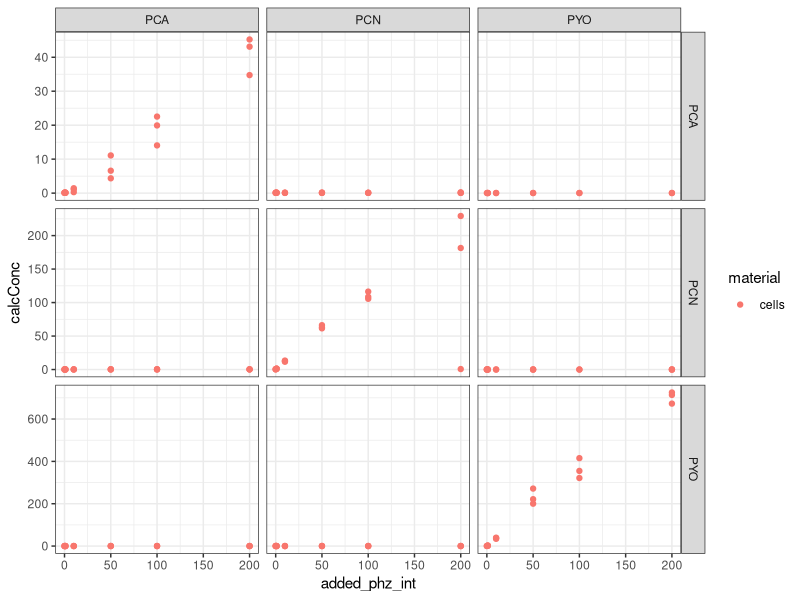
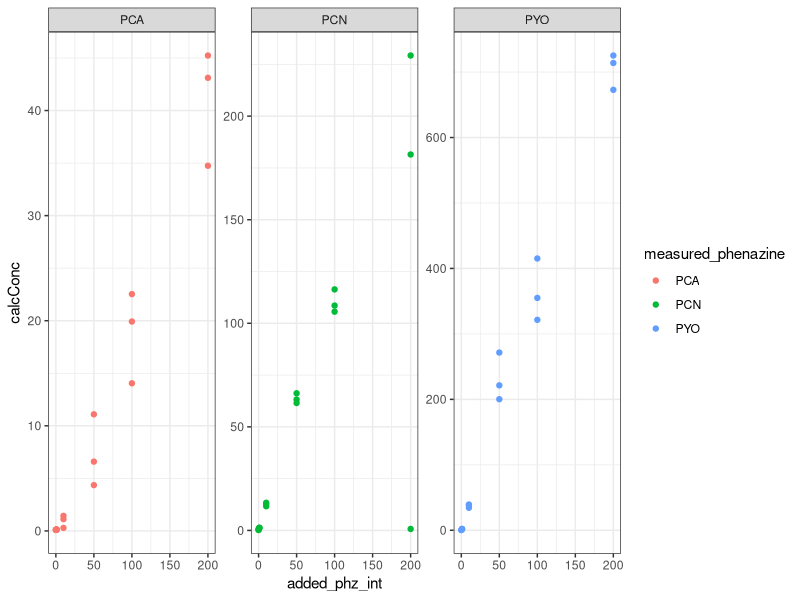
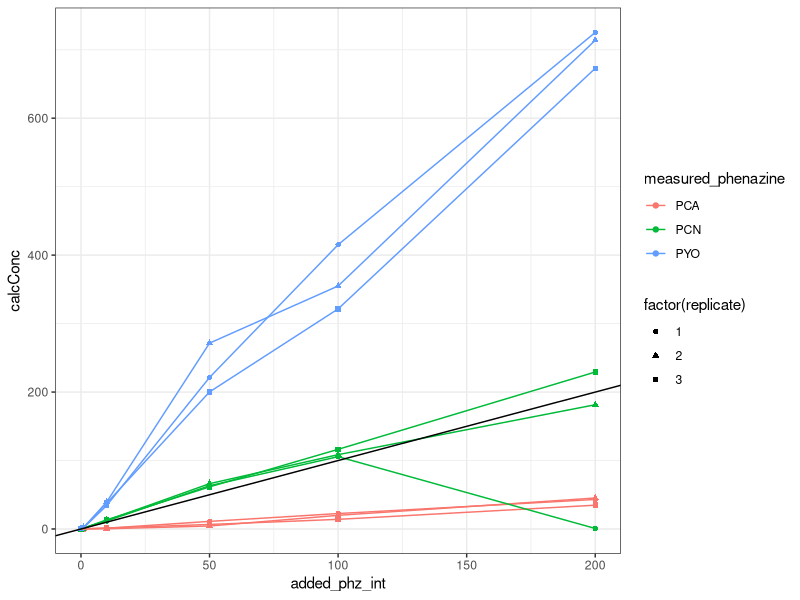
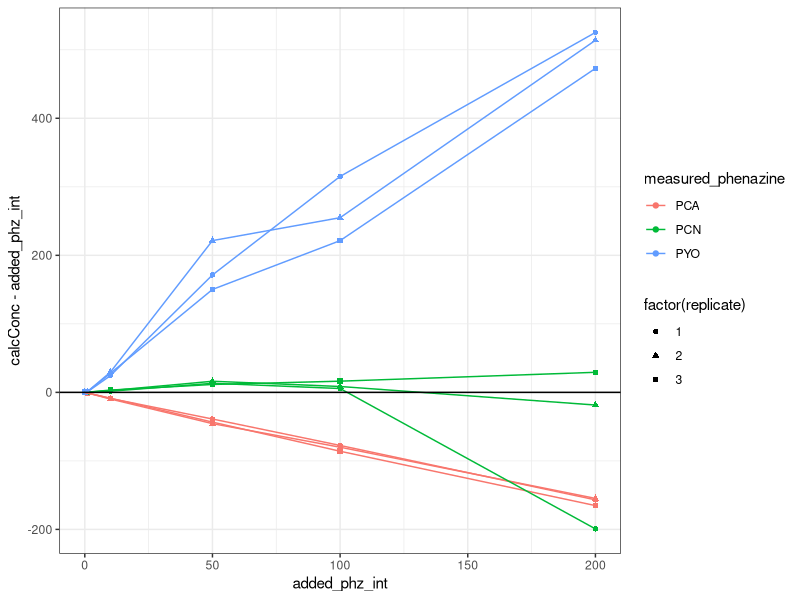
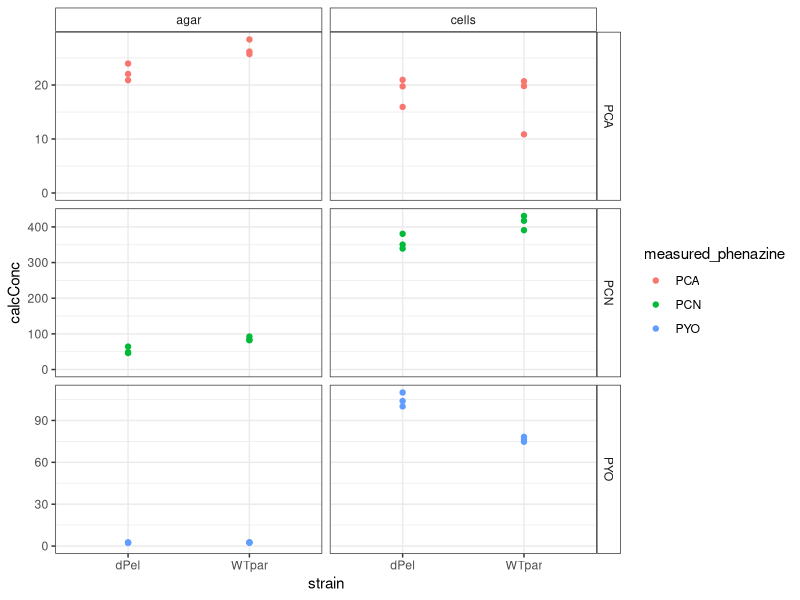
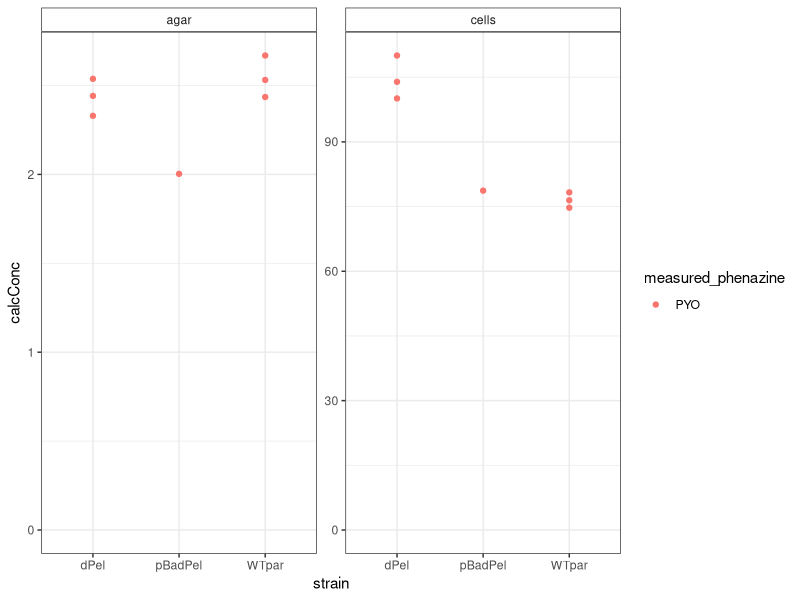
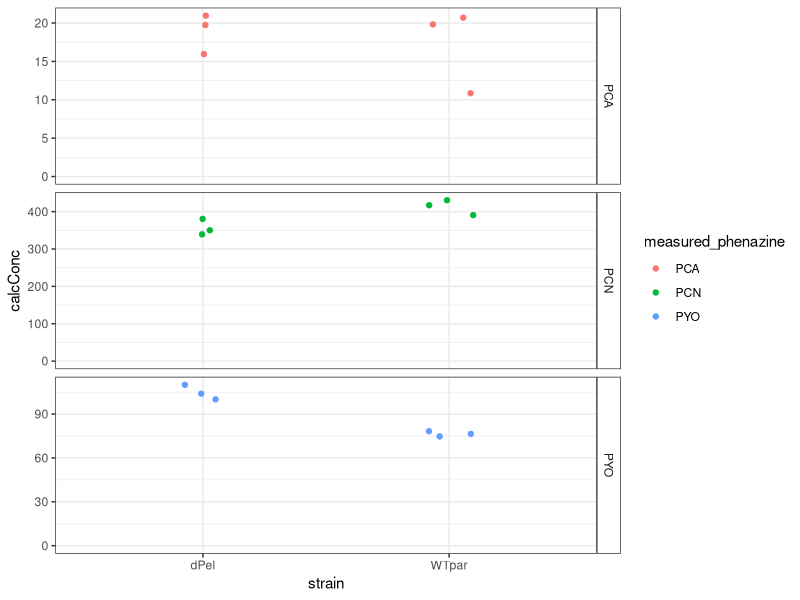
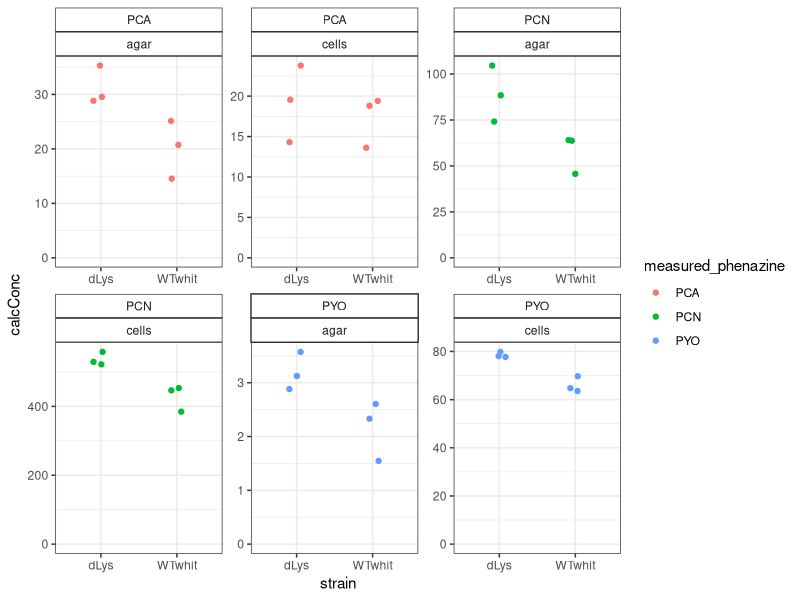

Source code (R) for these figures, in order:
## ---- chunk 1
library(tidyverse)
library(cowplot)
library(broom) 
library(modelr) 
library(viridis)

knitr::opts_knit$set(root.dir = '/Users/scottsaunders/git/labwork/HPLC/analysis/')
knitr::opts_chunk$set(tidy.opts=list(width.cutoff=60),tidy=TRUE, echo = TRUE, message=FALSE, warning=FALSE, fig.align="center")

theme_set(theme_bw())
## ---- chunk 2
df_wBlankStds <- read_csv('../data/2018_10_30_coloniesHPLCamounts.csv',comment = "#")

head(df_wBlankStds)

#Remove blanks and standards and calculate volume corrected concentration
df_amounts <- df_wBlankStds %>% 
  filter(strain != 'blank' & strain != 'PHZstd') %>% 
  mutate(calcConc = ifelse(material=='cells',Amount*2*(860 / 60),Amount*2*(8/5)))

## ---- chunk 3
df_dPHZstar <- df_amounts %>% 
  filter(strain=='dPHZstar') %>% 
  mutate(added_phz_int=as.integer(str_extract(amount_added,"^[0-9]+")))

head(df_dPHZstar)
## ---- chunk 4
ggplot(df_dPHZstar,aes(x=added_phz_int,y=calcConc,color=material))+
  geom_point()+
  facet_grid(added_phenazine~measured_phenazine,scales='free')
## ---- chunk 5
df_dPHZstar_match <- df_dPHZstar %>% 
  filter(measured_phenazine==added_phenazine)

ggplot(df_dPHZstar_match,aes(x=added_phz_int,y=calcConc,color=measured_phenazine))+
  geom_point()+facet_wrap(~measured_phenazine,scales='free')

ggplot(df_dPHZstar_match,aes(x=added_phz_int,y=calcConc,color=measured_phenazine,shape=factor(replicate)))+
  geom_point()+geom_line()+geom_abline(slope=1)

ggplot(df_dPHZstar_match,aes(x=added_phz_int,y=calcConc-added_phz_int,color=measured_phenazine,shape=factor(replicate)))+
  geom_point()+geom_line()+geom_abline(slope=0)
## ---- chunk 6
df_parsek <- df_amounts %>% 
  filter(strain %in% c('WTpar','dPel','pBadPel'))
         
ggplot(df_parsek %>% filter(strain!='pBadPel'),aes(x=strain,y=calcConc,color=measured_phenazine))+
  geom_point()+
  facet_grid(measured_phenazine~material,scales='free')+ylim(0,NA)+
  theme(strip.background =element_rect(fill="white"))

ggplot(df_parsek %>% filter(measured_phenazine=='PYO'),aes(x=strain,y=calcConc,color=measured_phenazine))+
  geom_point()+
  facet_wrap(~material,scales='free')+ylim(0,NA)+
  theme(strip.background =element_rect(fill="white"))

ggplot(df_parsek %>% filter(strain!='pBadPel') %>% filter(material=='cells'),aes(x=strain,y=calcConc,color=measured_phenazine))+
  geom_jitter(width=0.1)+
  facet_grid(measured_phenazine~.,scales='free')+ylim(0,NA)+
  theme(strip.background =element_rect(fill="white"))
## ---- chunk 7
df_whit <- df_amounts %>% 
  filter(strain %in% c('WTwhit','dLys'))

ggplot(df_whit,aes(x=strain,y=calcConc,color=measured_phenazine))+
  geom_jitter(width=0.1)+
  facet_wrap(measured_phenazine~material,scales='free')+ylim(0,NA)+
  theme(strip.background =element_rect(fill="white"))
